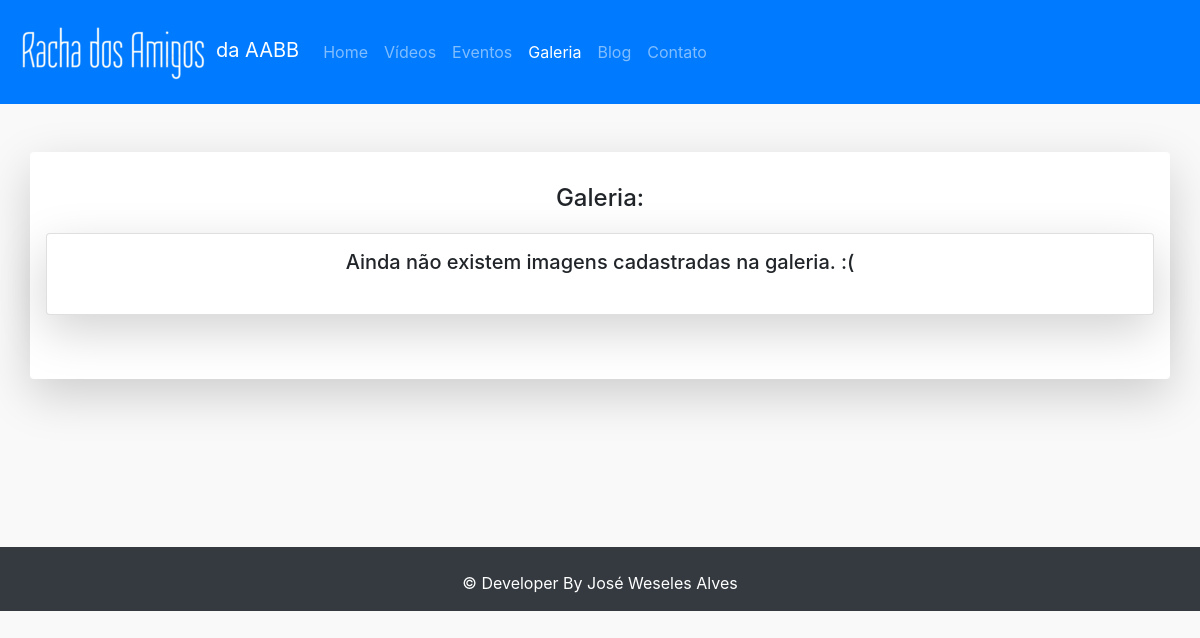
/galeria/, run on an earlier commit of the app's database.
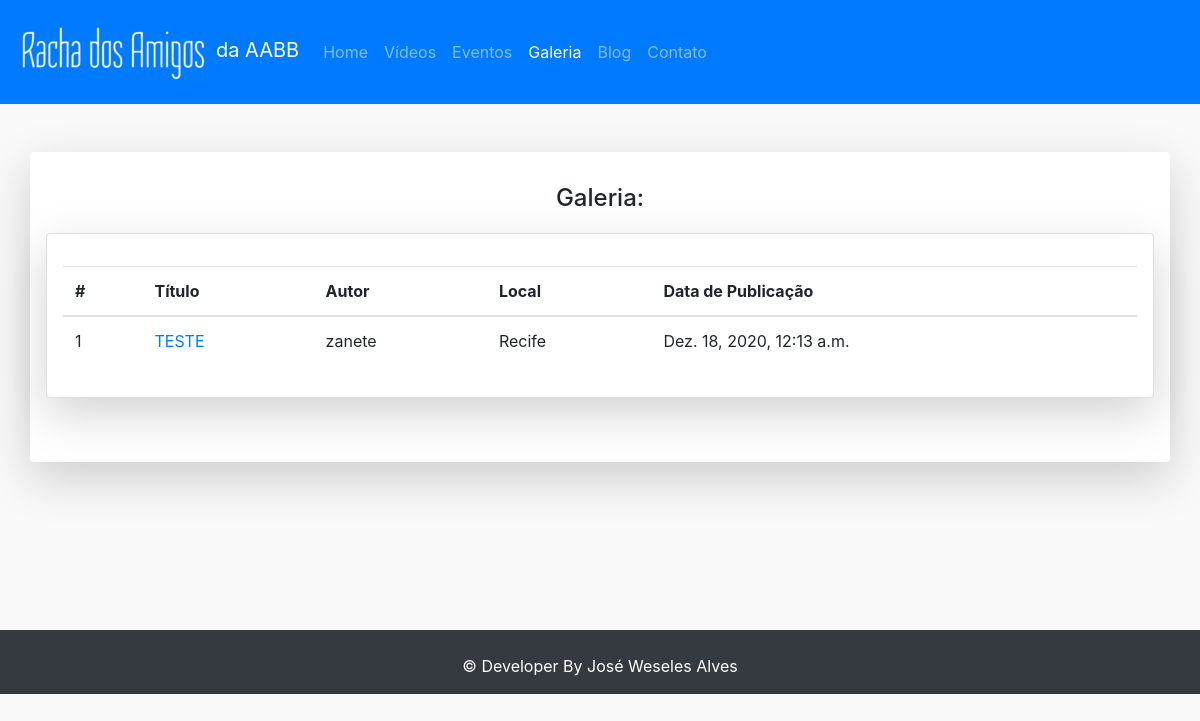
And on a later commit of the database.
### galeria/models.py (models this page shows, shortened)
class Base(models.Model):
    criado = models.DateField('Data de Criação', auto_now_add=True),
    modificado = models.DateField('Data de Atualização', auto_now=True),
    ativo = models.BooleanField('Ativo?', default=True),
    titulo = models.CharField(max_length=200)
    data_criacao = models.DateTimeField(default=timezone.now)
    data_publicacao = models.DateTimeField(blank=True, null=True)
    class Meta:
        abstract = True

class Foto(Base):
    titulo = models.CharField('Título', max_length=100)
    autor = models.CharField('Autor', max_length=100)
    lugar = models.CharField('local', max_length=50)
    imagem = StdImageField('Imagem', upload_to='foto', variations={'thumb': (840, 390)})
    slug = models.SlugField('Slug', max_length=100, blank=True, editable=False)

### galeria/views.py (the view)
# urls.py: path('', index, name='index'),
def index(request):
    context = {
        'imagens': Foto.objects.all().order_by("autor")
    }
    return render(request, 'index.html', context)

### galeria/templates/index.html (shortened to what this page needs)
{% load static %}
<!doctype html>
<html lang="pt-br">
  <head>
    <link rel="stylesheet" href="https://stackpath.bootstrapcdn.com/bootstrap/4.4.1/css/bootstrap.min.css">
    <link rel="stylesheet" href="https://stackpath.bootstrapcdn.com/font-awesome/4.7.0/css/font-awesome.min.css">
  </head>
  <nav class="navbar navbar-expand-lg navbar-dark bg-primary">
  <a class="navbar-brand"><img src="{% static 'polls/images/final20.png' %}" alt="" href="/">da AABB</a>
  <div class="collapse navbar-collapse" id="navbarNav">
    <ul class="navbar-nav">
      <li class="nav-item">
        <a class="nav-link" href="/">Home <span class="sr-only">(current)</span></a>
      </li>
      <li class="nav-item">
        <a class="nav-link" href="/videos">Vídeos</a>
      </li>
      <li class="nav-item">
        <a class="nav-link" href="/eventos">Eventos</a>
      </li>
      <li class="nav-item active">
        <a class="nav-link" href="#">Galeria</a>
      </li>
      <li class="nav-item">
        <a class="nav-link" href="/blog">Blog</a>
      </li>
      <li class="nav-item">
        <a class="nav-link" href="/contato">Contato</a>
      </li>
    </ul>
  </div>
</nav>
<br>
<br>
<body style="background-color: #f9f9f9;">
      <div class="container shadow-lg p-3 mb-5 bg-white rounded">
          <center>
              <p><h4>Galeria:</h4></p>
          </center>
              <div class="row">
                  <div class="col-12 col-md-12">
                        <div class="card mt-1 shadow-lg p-3 mb-5 bg-white rounded">
                          <table class="table table-striped">
                              <thead>
                                <tr>
                                {% if imagens %}
                                <table class="table">
                                      <thead>
                                        <tr>
                                          <th scope="col">#</th>
                                          <th scope="col">Título</th>
                                          <th scope="col">Autor</th>
                                          <th scope="col">Local</th>
                                          <th scope="col">Data de Publicação</th>
                                        </tr>
                                      </thead>
                                      <tbody>
                                        {% for foto in imagens %}
                                            <tr>
                                                <td scope="row">{{ foto.id }}</td>
                                                <td scope="row"><a href="#modal{{foto.id}}" data-toggle="modal">{{ foto.titulo }}</a></td>
                                                <td scope="row">{{ foto.autor }}</td>
                                                <td scope="row">{{ foto.lugar }}</td>
                                                <td scope="row">{{ foto.data_criacao }}</td>
                                            </tr>
                                        {% endfor %}
                                      </tbody>
                                </table>
                                {% else %}
                                    <center>
                                    <h5>Ainda não existem imagens cadastradas na galeria. :(</h5>
                                        </center>
                                {% endif %}
                              </thead>
                          </table>
                        </div>
                  </div>
              </div>
      </div>
    <br>
      <br>
      <br>
      <br>
      <br>
      <footer>
          <div class="row bg-dark">
              <div class="container text-center text-white">
                  <p class="mt-4">&copy; Developer By José Weseles Alves</p>
              </div>
          </div>
      </footer>
</body>
</html>

What changed in the data, as far as the page shows it:
added Foto: id "1", titulo "TESTE", autor "zanete", lugar "Recife", data_criacao "Dez. 18, 2020, 12:13 a.m."
Also different on the page:
text no longer shown: "Ainda não existem imagens cadastradas na galeria. :("
text now shown: "# Título Autor Local Data de Publicação"
